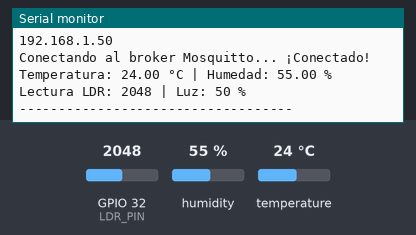
A sketch run on a simulated ESP32. On the bench: the last lines printed to the serial monitor. Inputs (shaded band) come from the test bench; at power-on: humidity 55 %, GPIO 32 (LDR_PIN) = 2048, temperature 24 °C. WiFi joins after 1.5 s; servers stay silent unless stated; random numbers use the default seed unless the sketch sets one; no MQTT or app messages arrive unless stated.

Above: at 2.7 s.
2.8 s: humidity set to 22 %
5.5 s: GPIO 32 (LDR_PIN) set to 2866
At 6.8 s:
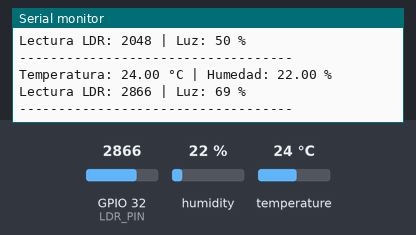
8.2 s: temperature set to 12 °C
At 10.7 s:
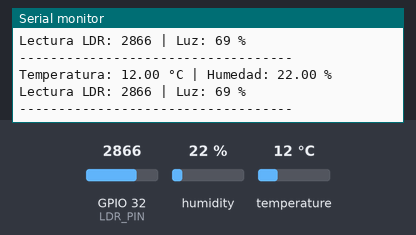
10.9 s: GPIO 32 (LDR_PIN) set to 3603
At 12.9 s:
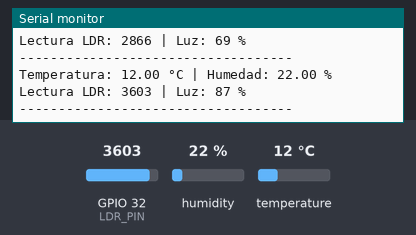
13.6 s: humidity set to 40 %
At 15.3 s:
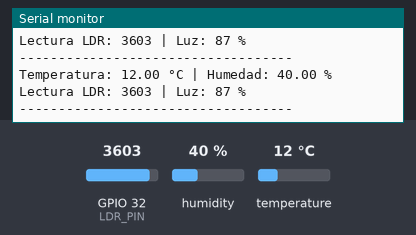
Timing chart, 0 to 16.8 s (numbered marks = the images above; inputs shaded):
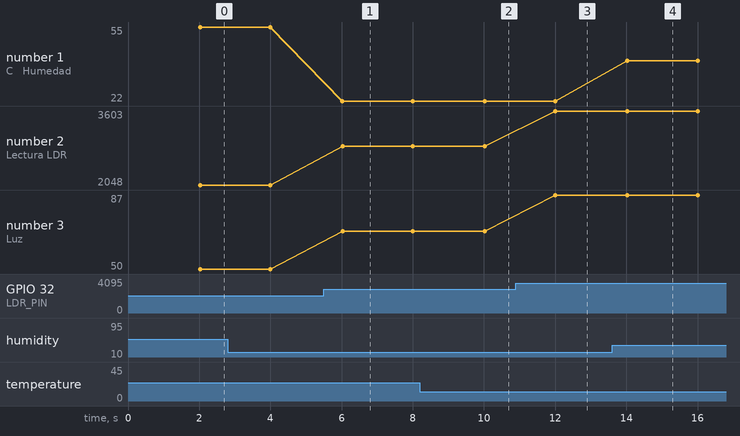

Measured:
- after the input at 5.5 s, the serial monitor: prints a new line after 0.53 s (image 1)
- after the input at 8.2 s, the serial monitor: prints a new line after 1.8 s (image 2)
- after the input at 10.9 s, the serial monitor: prints a new line after 1.1 s (image 3)
- after the input at 13.6 s, the serial monitor: prints a new line after 0.43 s (image 4)
- plotted number 1: 22 → 40 after the input at 13.6 s
- plotted number 2: 2048 → 2866 after the input at 5.5 s, 2866 → 3603 after the input at 10.9 s
- plotted number 3: 50 → 69 after the input at 5.5 s, 69 → 87 after the input at 10.9 s

The sketch:

taller.ino
```cpp
#include <WiFi.h>
#include <PubSubClient.h>
#include <DHT.h>

// ==========================================
// CREDENCIALES DE RED Y MQTT
// ==========================================
const char* WIFI_SSID     = "Redmi Note 12 Pro";
const char* WIFI_PASSWORD = "quesito18";
const char* MQTT_SERVER   = "10.61.241.89";
const int MQTT_PORT       = 1883;

// ==========================================
// CONFIGURACIÓN DE SENSORES
// ==========================================
#define DHTPIN 4          // Pin de datos del DHT11
#define DHTTYPE DHT11     // Tipo de sensor DHT
#define LDR_PIN 32        // Pin analógico de la fotoresistencia

DHT dht(DHTPIN, DHTTYPE);
WiFiClient clienteWiFi;
PubSubClient clienteMQTT(clienteWiFi);

unsigned long tiempoAnterior = 0;
const long INTERVALO = 2000; // 2 segundos

// ==========================================
// FUNCIONES DE CONEXIÓN
// ==========================================
void conectarWiFi() {
  Serial.print("Conectando a la red WiFi...");
  WiFi.begin(WIFI_SSID, WIFI_PASSWORD);
  while (WiFi.status() != WL_CONNECTED) {
    delay(500);
    Serial.print(".");
  }
  Serial.println("\nConexión WiFi exitosa. IP: ");
  Serial.println(WiFi.localIP());
}

void reconectarMQTT() {
  while (!clienteMQTT.connected()) {
    Serial.print("Conectando al broker Mosquitto...");
    // Generar un ID de cliente aleatorio para evitar conflictos
    String idCliente = "ESP32Cliente-";
    idCliente += String(random(0xffff), HEX);

    if (clienteMQTT.connect(idCliente.c_str())) {
      Serial.println(" ¡Conectado!");
    } else {
      Serial.print(" Error de conexión, rc=");
      Serial.print(clienteMQTT.state());
      Serial.println(". Reintentando en 2 segundos...");
      delay(2000);
    }
  }
}

// ==========================================
// CONFIGURACIÓN INICIAL
// ==========================================
void setup() {
  Serial.begin(115200);

  // Inicializar sensores
  dht.begin();
  pinMode(LDR_PIN, INPUT);

  // Inicializar conexiones
  conectarWiFi();
  clienteMQTT.setServer(MQTT_SERVER, MQTT_PORT);
}

// ==========================================
// CICLO PRINCIPAL
// ==========================================
void loop() {
  // Mantener las conexiones activas
  if (WiFi.status() != WL_CONNECTED) {
    conectarWiFi();
  }
  if (!clienteMQTT.connected()) {
    reconectarMQTT();
  }
  clienteMQTT.loop();

  // Publicar datos cada 2 segundos
  unsigned long tiempoActual = millis();
  if (tiempoActual - tiempoAnterior >= INTERVALO) {
    tiempoAnterior = tiempoActual;

    // 1. Leer sensores
    float temperatura = dht.readTemperature();
    float humedad = dht.readHumidity();
    int valorLDR = analogRead(LDR_PIN);

    // Convertir el valor analógico (0-4095) a un porcentaje (0-100%)
    int porcentajeLuz = map(valorLDR, 0, 4095, 0, 100);

    // 2. Publicar temperatura y humedad si la lectura es válida
    if (!isnan(temperatura) && !isnan(humedad)) {
      clienteMQTT.publish("clima/esp32/temperatura", String(temperatura).c_str());
      clienteMQTT.publish("clima/esp32/humedad", String(humedad).c_str());

      Serial.print("Temperatura: ");
      Serial.print(temperatura);
      Serial.print(" °C | Humedad: ");
      Serial.print(humedad);
      Serial.println(" %");
    } else {
      Serial.println("Fallo al leer el sensor DHT11.");
    }

    // 3. Publicar iluminación
    clienteMQTT.publish("clima/esp32/luz", String(porcentajeLuz).c_str());
    Serial.print("Lectura LDR: ");
    Serial.print(valorLDR);
    Serial.print(" | Luz: ");
    Serial.print(porcentajeLuz);
    Serial.println(" %");
    Serial.println("-----------------------------------");
  }
}
```
